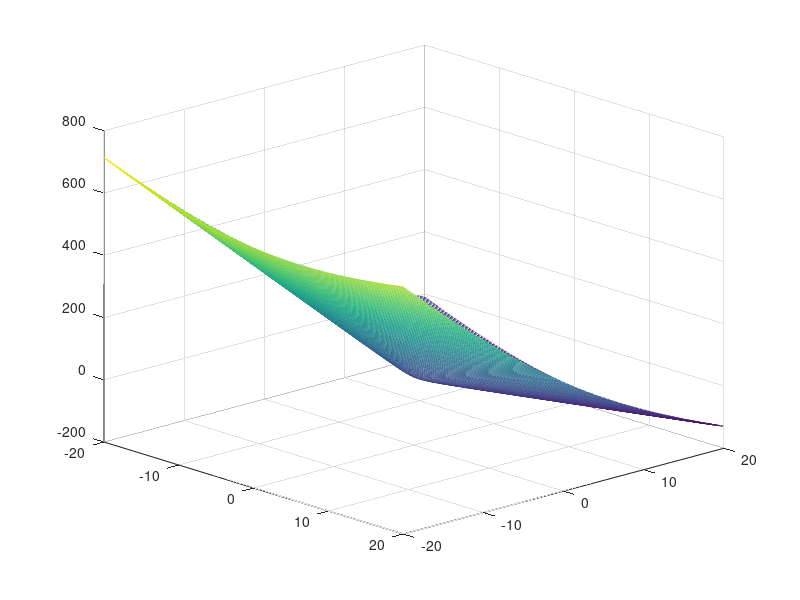

This figure's MATLAB source:
Pos=[2.1,1.45,3.9];
R=10;
M(1)=-9;
M(2)=3;
M(3)=(R*(1+Pos(1)^2+Pos(2)^2).^0.5-Pos(3)-M(1)-Pos(1)*M(2))/Pos(2);
point=M;
 
[xx,yy]=meshgrid(1.6:0.001:2.4,1:0.001:1.8);
[xx,yy]=meshgrid(-20:0.1:20,-20:0.1:20);
%xx=rand(20000,1)*0.8+1.6;
%yy=rand(20000,1)*0.8+1;
C=R.*(1+xx.^2+yy.^2).^0.5-point(1)-xx.*point(2)-yy.*point(3);
mesh(xx,yy,C);
%scatter3(xx,yy,C,'.');
hold;
%axis([1.6 2.4 1 1.8 3.6 4.4]);
view(47,22);
%mesh(xx,yy,0.*(1+xx.^2+yy.^2).^0.5-point(1)-xx.*point(2)-yy.*point(3));
%axis([1.6 2.4 1 1.8 3.6 4.4]);